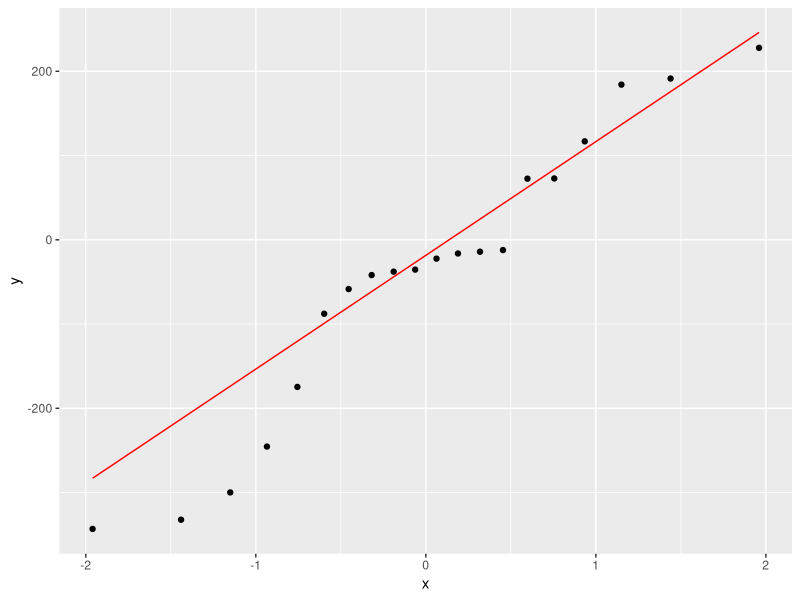

The R script that drew this image: (Note: this script raises an error after producing the figure.)
## ---- chunk 1
# modifisert per protocol analyse
library(tidyverse); library(knitr); library(ggplot2); library(kableExtra); library(readxl); library(dplyr); library(flextable); library(pbkrtest); library(broom)
Resultatskjema <- read_excel("Resultatskjema.xlsx")

# VISCERALT FETT
# ordner et datasett for grafisk fremstilling med individuelle endringer fra pre til post i prosent og endringsscore for bruk i statistiske tester
ppm.vat.stat <- Resultatskjema %>%
  select(id, sex, group, time, vat_mass) %>%
  # filtrerer ut irrelevante datapunkter
  filter(id != "tr031 012") %>% 
  filter(id != "tr031 013") %>% 
  filter(id != "tr031 010") %>% 
  filter(id != "tr031 007") %>% 
  filter(id != "tr031 002") %>% 
  filter(id != "tr031 006") %>% 
  filter(id != "tr031 009") %>% 
  filter(id != "tr031 013") %>% 
  filter(id != "tr031 012") %>%
  filter(id != "tr031 015") %>%
  filter(id != "tr031 014") %>%
  mutate(vat_mass = as.numeric(vat_mass, na.rm = TRUE)) %>%
  mutate(time = factor(time, levels = c("pre", "post"),
                       labels = c("Pre", "Post")),
         group = factor(group, levels = c("fls", "kon"),
                        labels = c("Intervensjon", "Kontroll"))) %>% 
  pivot_wider(names_from = time,
              values_from = vat_mass) %>%
  mutate(change = Post - Pre) %>%
  mutate(change.pros = ((Post - Pre)/ Pre) * 100) %>%
  group_by(group) %>%
  drop_na() %>%
  print()

# sjekker normalfordelingen 
ggplot(ppm.vat.stat, aes(sample = change)) + stat_qq() + stat_qq_line(col = "red")

# analyse av endringsscore fra pre til post mellom gruppene
ppm.vat.lm <- lm(change ~ group, data = pp.vat.stat)
summary(ppm.vat.lm)


# lager et datasett med gjennomsnittsverdier av prosentvis endring for bruk i graf
mean.ppm.vat <- ppm.vat.stat %>%
  summarise(mean.vat.pros = mean(change.pros),
            sd.vat.pros = sd(change.pros)) %>%
  print()

# lager graf for gjennomsnittsscore i prosent med individuelle endringer
mean.ppm.vat %>%
  ggplot(aes(group, mean.vat.pros, group = group)) + geom_point(size = 3, aes(group = group)) + geom_point(data = ppm.vat.stat, aes(group, change.pros, group = id), position = position_dodge(width = 0.2), size = 2, alpha = 0.4) + geom_errorbar(aes(ymin = mean.vat.pros - sd.vat.pros, ymax = mean.vat.pros + sd.vat.pros), position = position_dodge(width = 0.2), width = 0.05) + theme_classic() + labs(x = "Gruppe", y = "Visceralt fett (% endring)")


## ---- chunk 2
library(tidyverse); library(knitr); library(ggplot2); library(kableExtra); library(readxl); library(dplyr); library(flextable); library(pbkrtest); library(broom)
Resultatskjema <- read_excel("Resultatskjema.xlsx")
# MIDJEOMKRETS
# ordner et datasett for grafisk fremstilling med individuelle endringer fra pre til post i prosent og endringsscore for bruk i statistiske tester
ppm.wc.stat <- Resultatskjema %>%
  select(id, sex, group, time, wc) %>%
  # filtrerer ut irrelevante datapunkter
  filter(id != "tr031 012") %>% 
  filter(id != "tr031 013") %>% 
  filter(id != "tr031 010") %>% 
  filter(id != "tr031 007") %>% 
  filter(id != "tr031 002") %>% 
  filter(id != "tr031 006") %>% 
  filter(id != "tr031 009") %>% 
  filter(id != "tr031 013") %>% 
  filter(id != "tr031 012") %>%
  filter(id != "tr031 015") %>%
  filter(id != "tr031 014") %>%
  mutate(wc = as.numeric(wc, na.rm = TRUE)) %>%
  mutate(time = factor(time, levels = c("pre", "post"),
                       labels = c("Pre", "Post")),
         group = factor(group, levels = c("fls", "kon"),
                        labels = c("Intervensjon", "Kontroll"))) %>% 
  pivot_wider(names_from = time,
              values_from = wc) %>%
  mutate(change = Post - Pre) %>%
  mutate(change.pros = ((Post - Pre)/ Pre) * 100) %>%
  group_by(group) %>%
  drop_na() %>%
  print()

# sjekker normalfordelingen 
ggplot(ppm.wc.stat, aes(sample = change)) + stat_qq() + stat_qq_line(col = "red")

# analyse av endringsscore fra pre til post mellom gruppene
ppm.wc.lm <- lm(change ~ group, data = ppm.wc.stat)
summary(ppm.wc.lm)

# lager et datasett med gjennomsnittsverdier av prosentvis endring for bruk i graf
mean.ppm.wc <- ppm.wc.stat %>%
  summarise(mean.wc.pros = mean(change.pros),
            sd.wc.pros = sd(change.pros)) %>%
  print()

# lager graf for gjennomsnittsscore i prosent med individuelle endringer
mean.ppm.wc %>%
  ggplot(aes(group, mean.wc.pros, group = group)) + geom_point(size = 3, aes(group = group)) + geom_point(data = ppm.wc.stat, aes(group, change.pros, group = id), position = position_dodge(width = 0.2), size = 2, alpha = 0.4) + geom_errorbar(aes(ymin = mean.wc.pros - sd.wc.pros, ymax = mean.wc.pros + sd.wc.pros), position = position_dodge(width = 0.2), width = 0.05) + theme_classic() + labs(x = "Gruppe", y = "Midjeomkrets (% endring)")
## ---- chunk 3
library(tidyverse); library(knitr); library(ggplot2); library(kableExtra); library(readxl); library(dplyr); library(flextable); library(pbkrtest); library(broom)
Resultatskjema <- read_excel("Resultatskjema.xlsx")
# BLODLIPIDER
#Triglyserider
# ordner et datasett for grafisk fremstilling med individuelle endringer fra pre til post
ppm.trigl.stat <- Resultatskjema %>%
  select(id, sex, group, time, `s-triglyserider`) %>%
  # filtrerer ut irrelevante datapunkter
  filter(id != "tr031 012") %>% 
  filter(id != "tr031 013") %>% 
  filter(id != "tr031 010") %>% 
  filter(id != "tr031 007") %>% 
  filter(id != "tr031 002") %>% 
  filter(id != "tr031 006") %>% 
  filter(id != "tr031 009") %>% 
  filter(id != "tr031 013") %>% 
  filter(id != "tr031 012") %>%
  filter(id != "tr031 015") %>%
  filter(id != "tr031 014") %>%
  mutate(`s-triglyserider` = as.numeric(`s-triglyserider`, na.rm = TRUE)) %>%
  mutate(time = factor(time, levels = c("pre", "post"),
                       labels = c("Pre", "Post")),
         group = factor(group, levels = c("fls", "kon"),
                       labels = c("Intervensjon", "Kontroll"))) %>%
  pivot_wider(names_from = time,
              values_from = `s-triglyserider`) %>%
  mutate(change = Post - Pre) %>%
  mutate(change.pros = ((Post - Pre)/ Pre) * 100) %>%
  group_by(group) %>%
  drop_na() %>%
  print()

# sjekker normalfordelingen 
ggplot(ppm.trigl.stat, aes(sample = change)) + stat_qq() + stat_qq_line(col = "red")

# lager et datasett med gjennomsnittsverdier av prosentvis endring for bruk i graf
mean.ppm.trigl <- ppm.trigl.stat %>%
  summarise(mean.trigl.pros = mean(change.pros),
            sd.trigl.pros = sd(change.pros)) %>%
  print()

# analyse av endringsscore fra pre til post mellom gruppene
ppm.trigl.lm <- lm(change ~ group, data = ppm.trigl.stat)
summary(ppm.trigl.lm)

# lager graf for gjennomsnittsscore i prosent med individuelle endringer
mean.ppm.trigl %>%
  ggplot(aes(group, mean.trigl.pros, group = group)) + geom_point(size = 3, aes(group = group)) + geom_point(data = ppm.trigl.stat, aes(group, change.pros, group = id), position = position_dodge(width = 0.2), size = 2, alpha = 0.4) + geom_errorbar(aes(ymin = mean.trigl.pros - sd.trigl.pros, ymax = mean.trigl.pros + sd.trigl.pros), position = position_dodge(width = 0.2), width = 0.05) + theme_classic() + labs(x = "Gruppe", y = "Triglyserider (% endring)")
## ---- chunk 4
library(tidyverse); library(knitr); library(ggplot2); library(kableExtra); library(readxl); library(dplyr); library(flextable); library(pbkrtest); library(broom)
Resultatskjema <- read_excel("Resultatskjema.xlsx")
# BLODLIPIDER
# LDL
# ordner et datasett for grafisk fremstilling med individuelle endringer fra pre til post
ppm.ldl.stat <- Resultatskjema %>%
  select(id, sex, group, time, `s-ldl`) %>%
  # filtrerer ut irrelevante datapunkter
  filter(id != "tr031 012") %>% 
  filter(id != "tr031 013") %>% 
  filter(id != "tr031 010") %>% 
  filter(id != "tr031 007") %>% 
  filter(id != "tr031 002") %>% 
  filter(id != "tr031 006") %>% 
  filter(id != "tr031 009") %>% 
  filter(id != "tr031 013") %>% 
  filter(id != "tr031 012") %>%
  filter(id != "tr031 015") %>%
  filter(id != "tr031 014") %>%
  mutate(`s-ldl` = as.numeric(`s-ldl`, na.rm = TRUE)) %>%
  mutate(time = factor(time, levels = c("pre", "post"),
                       labels = c("Pre", "Post")),
         group = factor(group, levels = c("fls", "kon"),
                       labels = c("Intervensjon", "Kontroll"))) %>%
  pivot_wider(names_from = time,
              values_from = `s-ldl`) %>%
  mutate(change = Post - Pre) %>%
  mutate(change.pros = ((Post - Pre)/ Pre) * 100) %>%
  group_by(group) %>%
  drop_na() %>%
  print()

# sjekker normalfordelingen 
ggplot(ppm.ldl.stat, aes(sample = change)) + stat_qq() + stat_qq_line(col = "red")

# lager et datasett med gjennomsnittsverdier av prosentvis endring for bruk i graf
mean.ppm.ldl <- ppm.ldl.stat %>%
  summarise(mean.ldl.pros = mean(change.pros),
            sd.ldl.pros = sd(change.pros)) %>%
  print()

# analyse av endringsscore fra pre til post mellom gruppene
ppm.ldl.lm <- lm(change ~ group, data = ppm.ldl.stat)
summary(ppm.ldl.lm)

# lager graf for gjennomsnittsscore i prosent med individuelle endringer
mean.ppm.ldl %>%
  ggplot(aes(group, mean.ldl.pros, group = group)) + geom_point(size = 3, aes(group = group)) + geom_point(data = ppm.ldl.stat, aes(group, change.pros, group = id), position = position_dodge(width = 0.2), size = 2, alpha = 0.4) + geom_errorbar(aes(ymin = mean.ldl.pros - sd.ldl.pros, ymax = mean.ldl.pros + sd.ldl.pros), position = position_dodge(width = 0.2), width = 0.05) + theme_classic() + labs(x = "Gruppe", y = "LDL-kolesterol (% endring)")
## ---- chunk 5
library(tidyverse); library(knitr); library(ggplot2); library(kableExtra); library(readxl); library(dplyr); library(flextable); library(pbkrtest); library(broom)
Resultatskjema <- read_excel("Resultatskjema.xlsx")
# BLODLIPIDER
# HDL
# ordner et datasett for grafisk fremstilling med individuelle endringer fra pre til post
ppm.hdl.stat <- Resultatskjema %>%
  select(id, sex, group, time, `s-hdl`) %>%
  # filtrerer ut irrelevante datapunkter
  filter(id != "tr031 012") %>% 
  filter(id != "tr031 013") %>% 
  filter(id != "tr031 010") %>% 
  filter(id != "tr031 007") %>% 
  filter(id != "tr031 002") %>% 
  filter(id != "tr031 006") %>% 
  filter(id != "tr031 009") %>% 
  filter(id != "tr031 013") %>% 
  filter(id != "tr031 012") %>%
  filter(id != "tr031 015") %>%
  filter(id != "tr031 014") %>%
  mutate(`s-hdl` = as.numeric(`s-hdl`, na.rm = TRUE)) %>%
  mutate(time = factor(time, levels = c("pre", "post"),
                       labels = c("Pre", "Post")),
         group = factor(group, levels = c("fls", "kon"),
                       labels = c("Intervensjon", "Kontroll"))) %>%
  pivot_wider(names_from = time,
              values_from = `s-hdl`) %>%
  mutate(change = Post - Pre) %>%
  mutate(change.pros = ((Post - Pre)/ Pre) * 100) %>%
  group_by(group) %>%
  drop_na() %>%
  print()

# sjekker normalfordelingen 
ggplot(ppm.hdl.stat, aes(sample = change)) + stat_qq() + stat_qq_line(col = "red")

# lager et datasett med gjennomsnittsverdier av prosentvis endring for bruk i graf
mean.ppm.hdl <- ppm.hdl.stat %>%
  summarise(mean.hdl.pros = mean(change.pros),
            sd.hdl.pros = sd(change.pros)) %>%
  print()

# analyse av endringsscore fra pre til post mellom gruppene
ppm.hdl.lm <- lm(change ~ group, data = ppm.hdl.stat)
summary(ppm.hdl.lm)

# lager graf for gjennomsnittsscore i prosent med individuelle endringer
mean.ppm.hdl %>%
  ggplot(aes(group, mean.hdl.pros, group = group)) + geom_point(size = 3, aes(group = group)) + geom_point(data = ppm.hdl.stat, aes(group, change.pros, group = id), position = position_dodge(width = 0.2), size = 2, alpha = 0.4) + geom_errorbar(aes(ymin = mean.hdl.pros - sd.hdl.pros, ymax = mean.hdl.pros + sd.hdl.pros), position = position_dodge(width = 0.2), width = 0.05) + theme_classic() + labs(x = "Gruppe", y = "HDL-kolesterol (% endring)")
## ---- chunk 6
library(tidyverse); library(knitr); library(ggplot2); library(kableExtra); library(readxl); library(dplyr); library(flextable); library(pbkrtest); library(broom)
Resultatskjema <- read_excel("Resultatskjema.xlsx")
# GLUKOSE
# ordner et datasett for grafisk fremstilling med individuelle endringer fra pre til post
ppm.gluk.stat <- Resultatskjema %>%
  select(id, sex, group, time, `s-glukose`) %>%
  # filtrerer ut irrelevante datapunkter
  filter(id != "tr031 012") %>% 
  filter(id != "tr031 013") %>% 
  filter(id != "tr031 010") %>% 
  filter(id != "tr031 007") %>% 
  filter(id != "tr031 002") %>% 
  filter(id != "tr031 006") %>% 
  filter(id != "tr031 009") %>% 
  filter(id != "tr031 013") %>% 
  filter(id != "tr031 012") %>%
  filter(id != "tr031 015") %>%
  filter(id != "tr031 014") %>%
  mutate(`s-glukose` = as.numeric(`s-glukose`, na.rm = TRUE)) %>%
  mutate(time = factor(time, levels = c("pre", "post"),
                       labels = c("Pre", "Post")),
         group = factor(group, levels = c("fls", "kon"),
                       labels = c("Intervensjon", "Kontroll"))) %>%
  pivot_wider(names_from = time,
              values_from = `s-glukose`) %>%
  mutate(change = Post - Pre) %>%
  mutate(change.pros = ((Post - Pre)/ Pre) * 100) %>%
  group_by(group) %>%
  drop_na() %>%
  print()

# sjekker normalfordelingen 
ggplot(ppm.gluk.stat, aes(sample = change)) + stat_qq() + stat_qq_line(col = "red")

# lager et datasett med gjennomsnittsverdier av prosentvis endring for bruk i graf
mean.ppm.gluk <- ppm.gluk.stat %>%
  summarise(mean.gluk.pros = mean(change.pros),
            sd.gluk.pros = sd(change.pros)) %>%
  print()

# analyse av endringsscore fra pre til post mellom gruppene
ppm.gluk.lm <- lm(change ~ group, data = ppm.gluk.stat)
summary(ppm.gluk.lm)

# lager graf for gjennomsnittsscore i prosent med individuelle endringer
mean.ppm.gluk %>%
  ggplot(aes(group, mean.gluk.pros, group = group)) + geom_point(size = 3, aes(group = group)) + geom_point(data = ppm.gluk.stat, aes(group, change.pros, group = id), position = position_dodge(width = 0.2), size = 2, alpha = 0.4) + geom_errorbar(aes(ymin = mean.gluk.pros - sd.gluk.pros, ymax = mean.gluk.pros + sd.gluk.pros), position = position_dodge(width = 0.2), width = 0.05) + theme_classic() + labs(x = "Gruppe", y = "Glukose (% endring)")
## ---- chunk 7
library(tidyverse); library(knitr); library(ggplot2); library(kableExtra); library(readxl); library(dplyr); library(flextable); library(pbkrtest); library(broom)
Resultatskjema <- read_excel("Resultatskjema.xlsx")
# ARTERIELL STIVHET
# ordner et datasett for grafisk fremstilling med individuelle endringer fra pre til post
ppm.pwv.stat <- Resultatskjema %>%
  select(id, sex, group, time, pwv) %>%
  # filtrerer ut irrelevante datapunkter
  filter(id != "tr031 012") %>% 
  filter(id != "tr031 013") %>% 
  filter(id != "tr031 010") %>% 
  filter(id != "tr031 007") %>% 
  filter(id != "tr031 002") %>% 
  filter(id != "tr031 006") %>% 
  filter(id != "tr031 009") %>% 
  filter(id != "tr031 013") %>% 
  filter(id != "tr031 012") %>%
  filter(id != "tr031 015") %>%
  filter(id != "tr031 014") %>%
  mutate(pwv = as.numeric(pwv, na.rm = TRUE)) %>%
  mutate(time = factor(time, levels = c("pre", "post"),
                       labels = c("Pre", "Post")),
         group = factor(group, levels = c("fls", "kon"),
                       labels = c("Intervensjon", "Kontroll"))) %>%
  pivot_wider(names_from = time,
              values_from = pwv) %>%
  mutate(change = Post - Pre) %>%
  mutate(change.pros = ((Post - Pre)/ Pre) * 100) %>%
  group_by(group) %>%
  drop_na() %>%
  print()

# sjekker normalfordelingen 
ggplot(ppm.pwv.stat, aes(sample = change)) + stat_qq() + stat_qq_line(col = "red")

# lager et datasett med gjennomsnittsverdier av prosentvis endring for bruk i graf
mean.ppm.pwv <- ppm.pwv.stat %>%
  summarise(mean.pwv.pros = mean(change.pros),
            sd.pwv.pros = sd(change.pros)) %>%
  print()

# analyse av endringsscore fra pre til post mellom gruppene
ppm.pwv.lm <- lm(change ~ group, data = ppm.pwv.stat)
summary(ppm.pwv.lm)

# lager graf for gjennomsnittsscore i prosent med individuelle endringer
mean.ppm.pwv %>%
  ggplot(aes(group, mean.pwv.pros, group = group)) + geom_point(size = 3, aes(group = group)) + geom_point(data = ppm.pwv.stat, aes(group, change.pros, group = id), position = position_dodge(width = 0.2), size = 2, alpha = 0.4) + geom_errorbar(aes(ymin = mean.pwv.pros - sd.pwv.pros, ymax = mean.pwv.pros + sd.pwv.pros), position = position_dodge(width = 0.2), width = 0.05) + theme_classic() + labs(x = "Gruppe", y = "Pulsbølgehastighet (% endring)")
## ---- chunk 8
# sjekker forskjeller mellom gruppene ved pretest
pre.diff.ppm <- Resultatskjema %>%
  # velger relevante variabler
  select(id, group, time, sex, wc, vat_mass, `s-glukose`, `s-triglyserider`, `s-hdl`, `s-ldl`, pwv, wc) %>% 
  # filtrerer verdier fra pretest
  filter(time == "pre") %>%
  # filtrerer ut irrelevante datapunkter
  filter(id != "tr031 012") %>% 
  filter(id != "tr031 013") %>% 
  filter(id != "tr031 010") %>% 
  filter(id != "tr031 007") %>% 
  filter(id != "tr031 002") %>% 
  filter(id != "tr031 006") %>% 
  filter(id != "tr031 009") %>% 
  filter(id != "tr031 013") %>% 
  filter(id != "tr031 012") %>%
  filter(id != "tr031 015") %>%
  filter(id != "tr031 014") %>%
  # grupperer etter gruppe 
  group_by(group) %>%
  mutate(vat_mass = as.numeric(vat_mass, na.rm = TRUE)) %>%
  mutate(`s-glukose` = as.numeric(`s-glukose`, na.rm = TRUE)) %>%
  mutate(`s-triglyserider` = as.numeric(`s-triglyserider`, na.rm = TRUE)) %>%
  mutate(`s-hdl` = as.numeric(`s-hdl`, na.rm = TRUE)) %>%
  mutate(`s-ldl` = as.numeric(`s-ldl`, na.rm = TRUE)) %>%
  mutate(pwv = as.numeric(pwv, na.rm = TRUE)) %>%
  drop_na() %>%
  print()

ggplot(pre.diff.ppm, aes(sample = vat_mass)) + stat_qq() + stat_qq_line(col = "red")
lm.vat <- lm(vat_mass ~ group, data = pre.diff.ppm)
summary(lm.vat)

ggplot(pre.diff.ppm, aes(sample = `s-glukose`)) + stat_qq() + stat_qq_line(col = "red")
lm.vat <- lm(`s-glukose` ~ group, data = pre.diff.ppm)
summary(lm.vat)

ggplot(pre.diff.ppm, aes(sample = `s-triglyserider`)) + stat_qq() + stat_qq_line(col = "red")
lm.vat <- lm(`s-triglyserider` ~ group, data = pre.diff.ppm)
summary(lm.vat)

ggplot(pre.diff.ppm, aes(sample = `s-hdl`)) + stat_qq() + stat_qq_line(col = "red")
lm.vat <- lm(`s-hdl` ~ group, data = pre.diff.ppm)
summary(lm.vat)

ggplot(pre.diff.ppm, aes(sample = `s-ldl`)) + stat_qq() + stat_qq_line(col = "red")
lm.vat <- lm(`s-ldl` ~ group, data = pre.diff.ppm)
summary(lm.vat)

ggplot(pre.diff.ppm, aes(sample = pwv)) + stat_qq() + stat_qq_line(col = "red")
lm.vat <- lm(pwv ~ group, data = pre.diff.ppm)
summary(lm.vat)

ggplot(pre.diff.ppm, aes(sample = wc)) + stat_qq() + stat_qq_line(col = "red")
lm.vat <- lm(wc ~ group, data = pre.diff.ppm)
summary(lm.vat)
